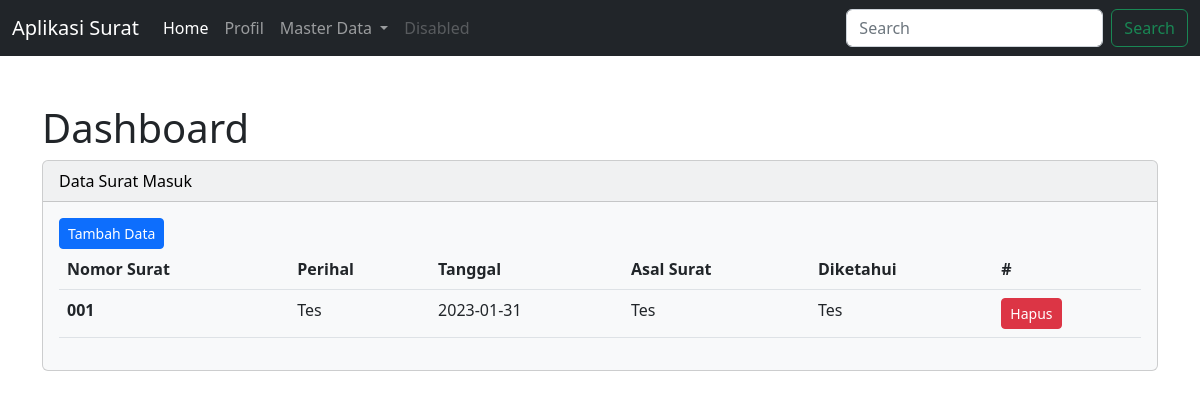
Page /index.php/suratmasuk on the committed database.
### tables this page shows
CREATE TABLE `suratmasuk` (
  `id` int(11) NOT NULL,
  `nosurat` varchar(25) NOT NULL,
  `perihal` varchar(50) NOT NULL,
  `tgl_surat` date NOT NULL,
  `asal_surat` varchar(50) NOT NULL,
  `ttd` varchar(50) NOT NULL
);

### application/controllers/Suratmasuk.php (called while the page is built, shortened)
<?php
class Suratmasuk extends CI_Controller {
	public function index()
	{
		$data['content'] = 'suratmasuk/view';
		$this->load->model('Suratmasuk_model','msuratmasuk');
		$data['record'] = $this->msuratmasuk->getData()->result();
		$this->load->view('page/layout',$data);
	}
}

### index.php (called while the page is built, shortened)
<?php
require_once BASEPATH.'core/CodeIgniter.php';

### application/models/Suratmasuk_model.php (called while the page is built, shortened)
<?php
class Suratmasuk_model extends CI_Model {
	public function getData()
	{
		return $this->db->get('suratmasuk');
	}
}

### application/views/suratmasuk/view.php (the view)
<div class="card text-bg-light mb-3">
  <div class="card-header">Data Surat Masuk</div>
  <div class="card-body">
    <a href="<?= site_url('suratmasuk/add') ?>" class="btn btn-sm btn-primary">Tambah Data</a>
    <table class="table">
  <thead>
    <tr>
      <th scope="col">Nomor Surat</th>
      <th scope="col">Perihal</th>
      <th scope="col">Tanggal</th>
      <th scope="col">Asal Surat</th>
      <th scope="col">Diketahui</th>
      <th scope="col">#</th>
    </tr>
  </thead>
  <tbody>
  	<?php foreach ($record as $key) { ?>
    <tr>
      <th><?= $key->nosurat ?></th>
      <td><?= $key->perihal ?></td>
      <td><?= $key->tgl_surat ?></td>
      <td><?= $key->asal_surat ?></td>
      <td><?= $key->ttd ?></td>
      <td><a href="<?= site_url('suratmasuk/delete/'.$key->id) ?>" class="btn btn-sm btn-danger">Hapus</a></td>
    </tr>
	<?php } ?>
  </tbody>
</table>
  </div>
</div>

### rows in the picture
suratmasuk: nosurat "001", perihal "Tes", tgl_surat "2023-01-31", asal_surat "Tes", ttd "Tes"
